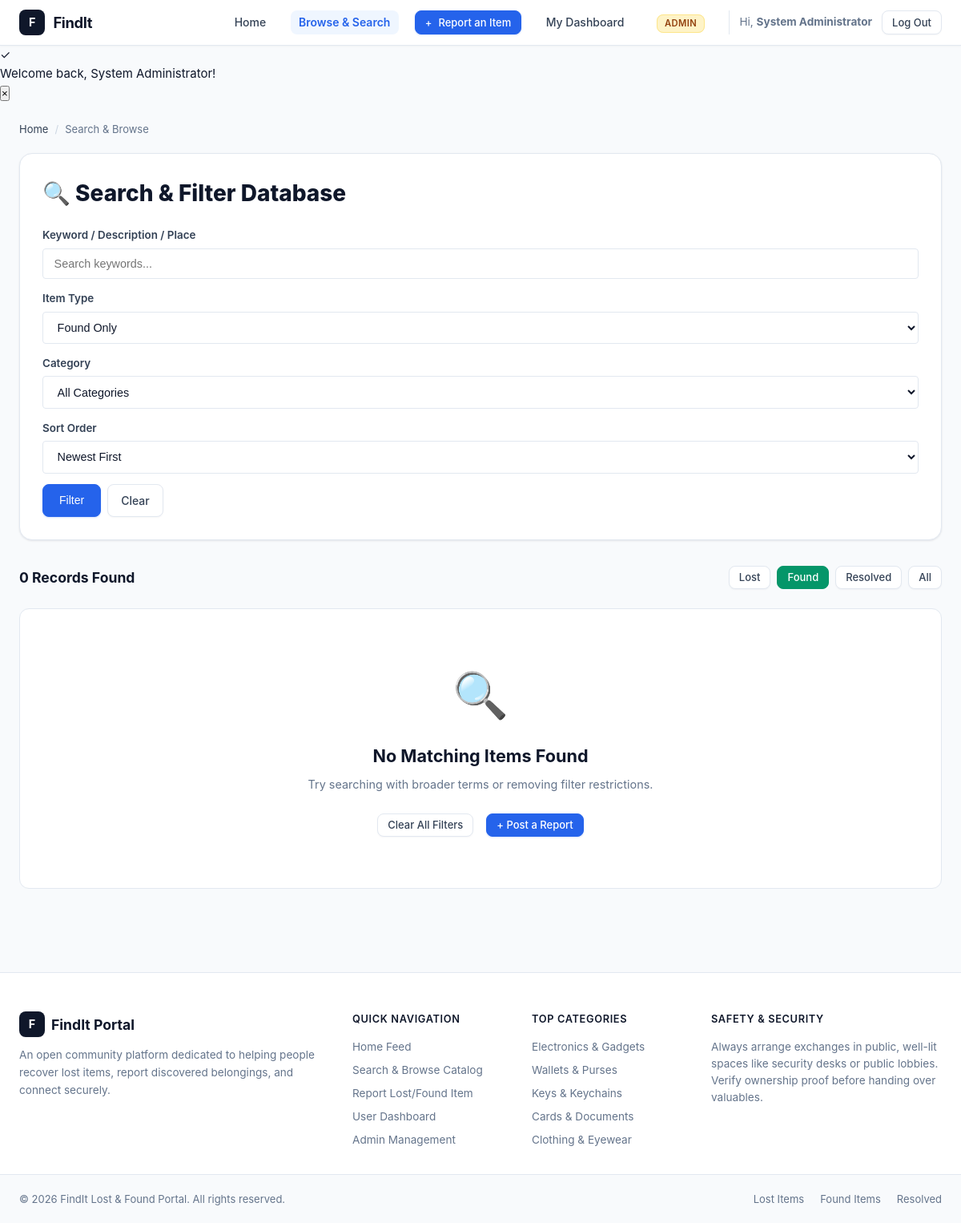
The page /browse.php?type=found (signed in) on the database as committed earlier.
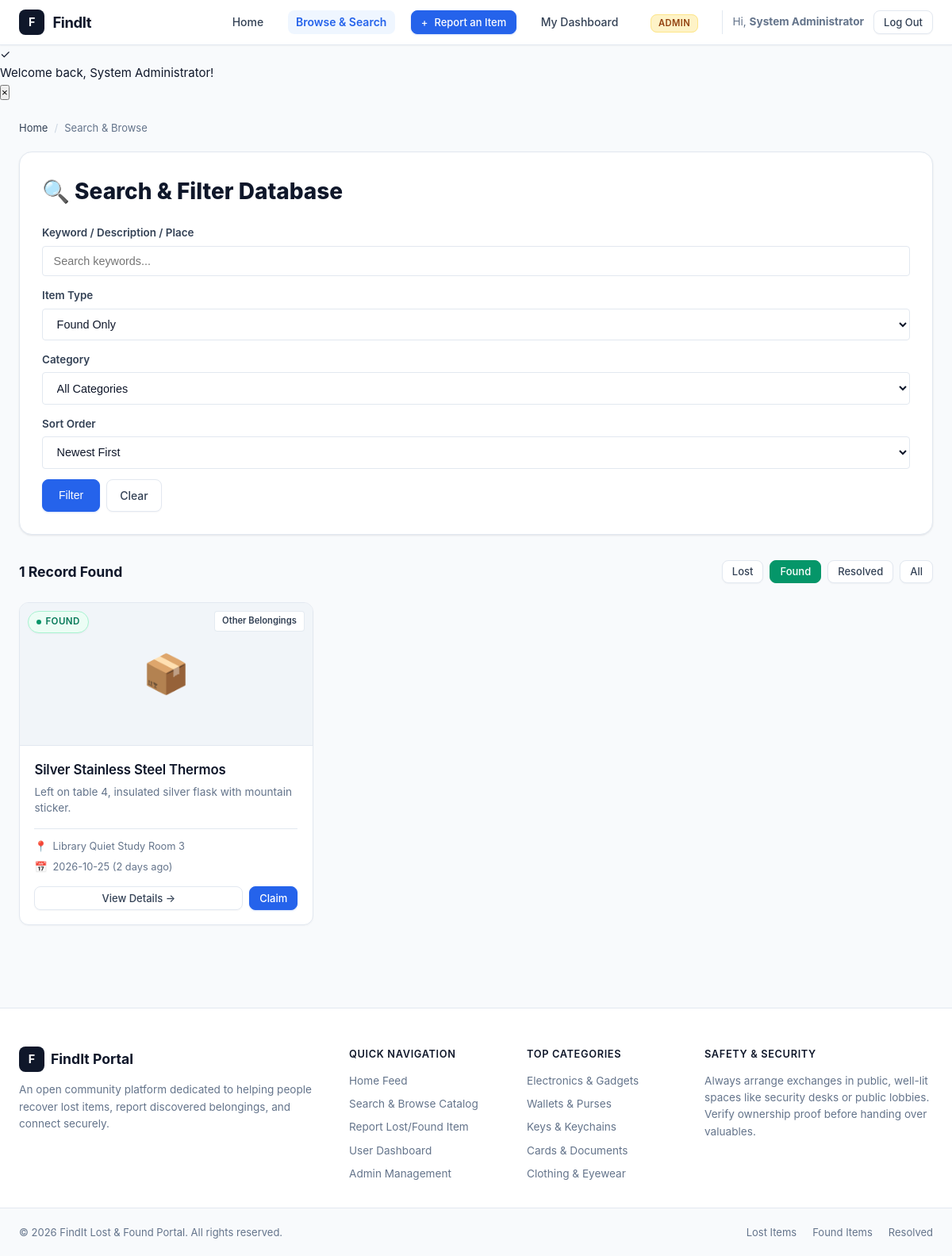
The same page on the database as committed later.
### tables this page shows
CREATE TABLE items (
            id INTEGER PRIMARY KEY AUTOINCREMENT,
            user_id INTEGER,
            type TEXT NOT NULL,               -- 'lost' or 'found'
            title TEXT NOT NULL,
            category TEXT NOT NULL,
            description TEXT NOT NULL,
            location TEXT NOT NULL,
            item_date TEXT NOT NULL,
            image_path TEXT,
            contact_name TEXT NOT NULL,
            contact_email TEXT NOT NULL,
            contact_phone TEXT,
            status TEXT DEFAULT 'active',     -- 'active', 'claimed', 'returned'
            security_secret TEXT NOT NULL,
            created_at DATETIME DEFAULT CURRENT_TIMESTAMP,
            updated_at DATETIME DEFAULT CURRENT_TIMESTAMP,
            FOREIGN KEY (user_id) REFERENCES users(id) ON DELETE SET NULL
        );

### browse.php (the view, shortened to what the changed rows need)
<?php
require_once __DIR__ . '/db.php';
$pdo = getDbConnection();
$type = trim($_GET['type'] ?? 'all');
$sort = trim($_GET['sort'] ?? 'newest');
$where = [];
$params = [];
if ($type === 'lost') {
    $where[] = "type = 'lost' AND status = 'active'";
} elseif ($type === 'found') {
    $where[] = "type = 'found' AND status = 'active'";
} elseif ($type === 'claimed') {
    $where[] = "status IN ('claimed', 'returned')";
}
$sql = "SELECT * FROM items";
if (!empty($where)) {
    $sql .= " WHERE " . implode(' AND ', $where);
}
if ($sort === 'oldest') {
    $sql .= " ORDER BY item_date ASC, id ASC";
} else {
    $sql .= " ORDER BY item_date DESC, id DESC";
}
$stmt = $pdo->prepare($sql);
$stmt->execute($params);
$items = $stmt->fetchAll();
$totalFound = count($items);
render_header('Search & Browse Catalog', 'browse');
?>
<main class="main-wrapper" style="margin-top: 1.5rem;">
    <div style="background: #ffffff; border-radius: var(--radius-lg); border: 1px solid var(--border-color); box-shadow: var(--shadow-sm); padding: 1.75rem; margin-bottom: 2rem;">
        <h1 style="font-size: 1.75rem; font-weight: 800; margin-bottom: 1.25rem;">
            🔍 Search &amp; Filter Database
        </h1>
    </div>
    <div style="display: flex; justify-content: space-between; align-items: center; margin-bottom: 1.5rem; flex-wrap: wrap; gap: 1rem;">
        <div>
            <span style="font-size: 1.1rem; font-weight: 700; color: var(--text-main);">
                <?= $totalFound ?> <?= ($totalFound === 1) ? 'Record' : 'Records' ?> Found
            </span>
        </div>
    </div>
    <div class="items-grid">
        <?php if (empty($items)): ?>
            <div class="empty-state" style="grid-column: 1 / -1; padding: 4rem 2rem; background: #ffffff; border-radius: var(--radius-md); border: 1px solid var(--border-color); text-align: center;">
                <div style="font-size: 3.5rem; margin-bottom: 1rem;">🔍</div>
                <h3 style="font-size: 1.35rem; font-weight: 700; margin-bottom: 0.5rem;">No Matching Items Found</h3>
                <p style="color: var(--text-muted); max-width: 450px; margin: 0 auto 1.5rem;">
                    Try searching with broader terms or removing filter restrictions.
                </p>
                <div style="display: flex; gap: 1rem; justify-content: center;">
                    <a href="browse.php" class="btn btn-secondary btn-sm">Clear All Filters</a>
                    <a href="report.php" class="btn btn-primary btn-sm">+ Post a Report</a>
                </div>
            </div>
        <?php else: ?>
            <?php foreach ($items as $item): ?>
                <div class="item-card">
                    <div class="card-img-wrapper">
                        <?php if (!empty($item['image_path']) && file_exists(UPLOAD_DIR . $item['image_path'])): ?>
                            <img src="<?= UPLOAD_WEB_PATH . htmlspecialchars($item['image_path']) ?>" alt="<?= htmlspecialchars($item['title']) ?>" class="card-img">
                        <?php else: ?>
                            <div class="card-placeholder-icon" style="font-size: 3rem; color: #94a3b8; display: flex; align-items: center; justify-content: center; height: 180px; background: #f1f5f9;">
                                📦
                            </div>
                        <?php endif; ?>
                        <?php if ($item['status'] === 'claimed' || $item['status'] === 'returned'): ?>
                            <span class="badge badge-claimed">Resolved</span>
                        <?php elseif ($item['type'] === 'lost'): ?>
                            <span class="badge badge-lost">Lost</span>
                        <?php else: ?>
                            <span class="badge badge-found">Found</span>
                        <?php endif; ?>
                        <span class="category-tag">
                            <?= htmlspecialchars(get_category_label($item['category'])) ?>
                        </span>
                    </div>
                    <div class="card-body">
                        <h3 class="card-title">
                            <a href="item.php?id=<?= $item['id'] ?>"><?= htmlspecialchars($item['title']) ?></a>
                        </h3>
                        <p class="card-desc"><?= htmlspecialchars($item['description']) ?></p>
                        <div class="card-meta">
                            <div class="meta-item">
                                <span>📍</span>
                                <span><?= htmlspecialchars($item['location']) ?></span>
                            </div>
                            <div class="meta-item">
                                <span>📅</span>
                                <span><?= htmlspecialchars($item['item_date']) ?> (<?= time_ago($item['created_at']) ?>)</span>
                            </div>
                        </div>
                        <div class="card-actions">
                            <a href="item.php?id=<?= $item['id'] ?>" class="btn btn-secondary btn-sm" style="flex: 1;">
                                View Details &rarr;
                            </a>
                            <?php if ($item['status'] === 'active' && $item['type'] === 'found'): ?>
                                <a href="item.php?id=<?= $item['id'] ?>#claim" class="btn btn-primary btn-sm">
                                    Claim
                                </a>
                            <?php endif; ?>
                        </div>
                    </div>
                </div>
            <?php endforeach; ?>
        <?php endif; ?>
    </div>
</main>
<?php render_footer(); ?>

### db.php (shortened to what the changed rows need)
<?php
function get_categories() {
    return [
        'electronics' => ['label' => 'Electronics & Gadgets', 'icon' => ''],
        'wallets'     => ['label' => 'Wallets & Purses',     'icon' => ''],
        'keys'        => ['label' => 'Keys & Keychains',     'icon' => ''],
        'documents'   => ['label' => 'Cards & Documents',    'icon' => ''],
        'clothing'    => ['label' => 'Clothing & Eyewear',   'icon' => ''],
        'pets'        => ['label' => 'Pets & Animals',       'icon' => ''],
        'books'       => ['label' => 'Books & Notebooks',    'icon' => ''],
        'jewelry'     => ['label' => 'Jewelry & Watches',    'icon' => ''],
        'other'       => ['label' => 'Other Belongings',     'icon' => '']
    ];
}
function get_category_label($key) {
    $cats = get_categories();
    return $cats[$key]['label'] ?? ucfirst($key);
}
function time_ago($datetime) {
    $time = strtotime($datetime);
    $diff = time() - $time;
    if ($diff < 604800) return floor($diff / 86400) . ' days ago';
    return date('M d, Y', $time);
}
function render_header($pageTitle = '', $activeTab = '') {
    ?>
<!DOCTYPE html>
<html lang="en">
<head>
    <link rel="stylesheet" href="css/style.css">
</head>
<body>
    <?php
}
function render_footer() {
    $categories = get_categories();
    ?>
    <footer class="footer">
        <div class="footer-top">
            <div class="footer-col">
                <ul class="footer-links">
                    <?php
                    $counter = 0;
                    foreach ($categories as $slug => $cat):
                        if (++$counter > 5) break;
                    ?>
                        <li>
                            <a href="browse.php?category=<?= urlencode($slug) ?>">
                                <?= htmlspecialchars($cat['label']) ?>
                            </a>
                        </li>
                    <?php endforeach; ?>
                </ul>
            </div>
        </div>
    </footer>
</body>
</html>
    <?php
}

Rows that differ between the two databases and show on the page:
added items: status "FOUND", category "Other Belongings", title "Silver Stainless Steel Thermos", description "Left on table 4, insulated silver flask with mountain sticker.", location "Library Quiet Study Room 3", item_date "2026-10-25", created_at "2 days ago"
Other text that changed with them:
$totalFound: "0" → "1"
text no longer shown: "Records 🔍 No Matching Items Found Try searching with broader terms or removing filter restrictions. Clear All Filters + Post a Report"
text now shown: "Record"
